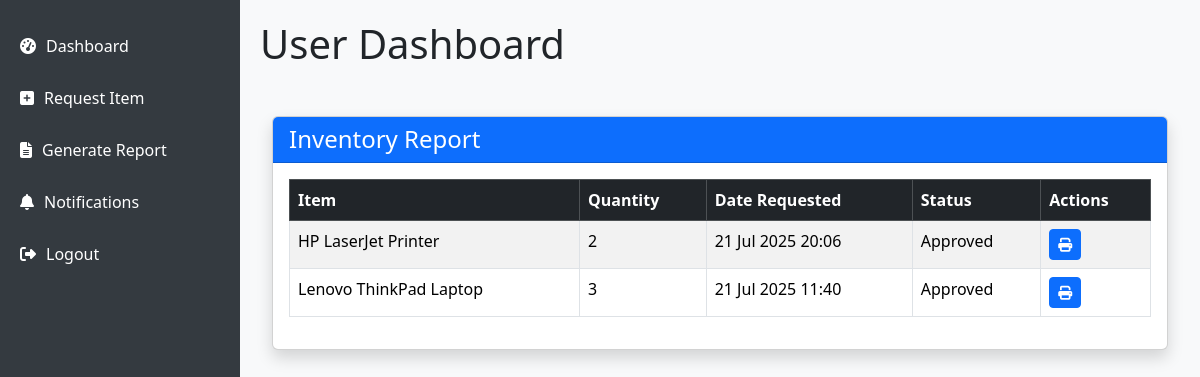
Screenshot of /user_dashboard/ (signed in) with the database file from the repository.
### inventory/models.py (models this page shows, shortened)
class RequestItem(models.Model):
    STATUS_CHOICES = [
        ('pending', 'Pending'),
        ('approved', 'Approved'),
        ('rejected', 'Rejected'),
    ]
    requester = models.ForeignKey(CustomUser, on_delete=models.CASCADE)
    item = models.ForeignKey('InventoryItem', on_delete=models.CASCADE, related_name='request')
    quantity = models.PositiveIntegerField()
    status = models.CharField(max_length=10, choices=STATUS_CHOICES, default='pending')
    created_at = models.DateTimeField(default=timezone.now)

class InventoryItem(models.Model):
    name = models.CharField(max_length=100)
    quantity = models.PositiveIntegerField()
    category = models.CharField(max_length=100, blank=True, null=True)
    location = models.CharField(max_length=100, blank=True, null=True)
    created_at = models.DateTimeField(default=timezone.now)

### inventory/views.py (the view)
# urls.py: path('user_dashboard/', views.user_dashboard, name='user_dashboard'),
@login_required
def user_dashboard(request):
    context = {
        'requests': RequestItem.objects.filter(requester=request.user).order_by('-created_at'),
        'notifications': Notification.objects.filter(user=request.user, is_read=False),
    }
    return render(request, 'user_dashboard.html', context)

### inventory/templates/user_dashboard.html (shortened to what this page needs)
{% extends 'base.html' %}
{% block content %}
<h1>User Dashboard</h1>
<div class="container mt-5">
    <div class="card shadow">
      <div class="card-header bg-primary text-white">
        <h4 class="mb-0">Inventory Report</h4>
      </div>
      <div class="card-body">
<table class="table table-bordered table-striped">
  <thead class="table-dark">
    <tr>
      <th>Item</th>
      <th>Quantity</th>
      <th>Date Requested</th>
      <th>Status</th>
      <th>Actions</th>
    </tr>
  </thead>
  <tbody>
    {% for request in requests %}
    <tr>
      <td>{{ request.item.name }}</td>
      <td>{{ request.quantity }}</td>
      <td>{{ request.created_at|date:"d M Y H:i" }}</td>
      <td>{{ request.status|capfirst }}</td>
      <td>
          <a href="{% url 'print_request_report' request.id %}" class="btn btn-primary btn-sm" target="_blank">
            <i class="fa-solid fa-print"></i>
          </a>
      </td>
    </tr>
    {% empty %}
    <tr><td colspan="5" class="text-center">No requests found</td></tr>
    {% endfor %}
  </tbody>
</table>
</div>
</div>
</div>
{% endblock %}

### inventory/templates/base.html (style rules this page uses)
body { margin: 0; padding: 0; display: flex; height: 100vh; overflow: hidden; font-family: 'Segoe UI', sans-serif; background-color: #f8f9fa; }

### rows the page displays
RequestItem: item.name "HP LaserJet Printer", quantity "2", created_at "21 Jul 2025 20:06", status "Approved"
RequestItem: item.name "Lenovo ThinkPad Laptop", quantity "3", created_at "21 Jul 2025 11:40", status "Approved"
